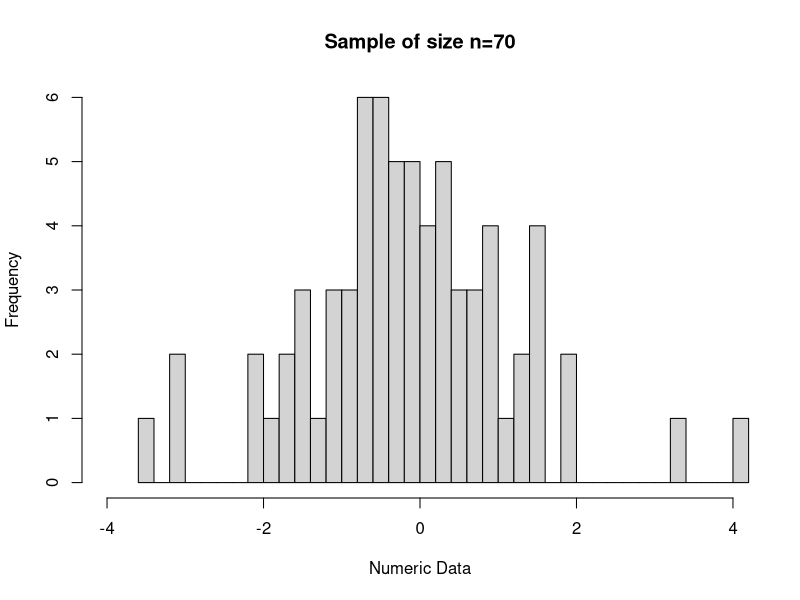
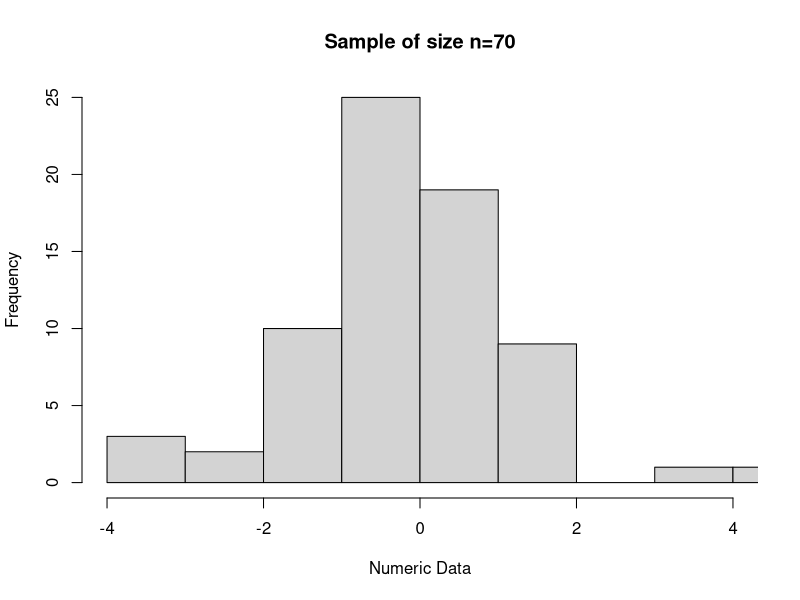
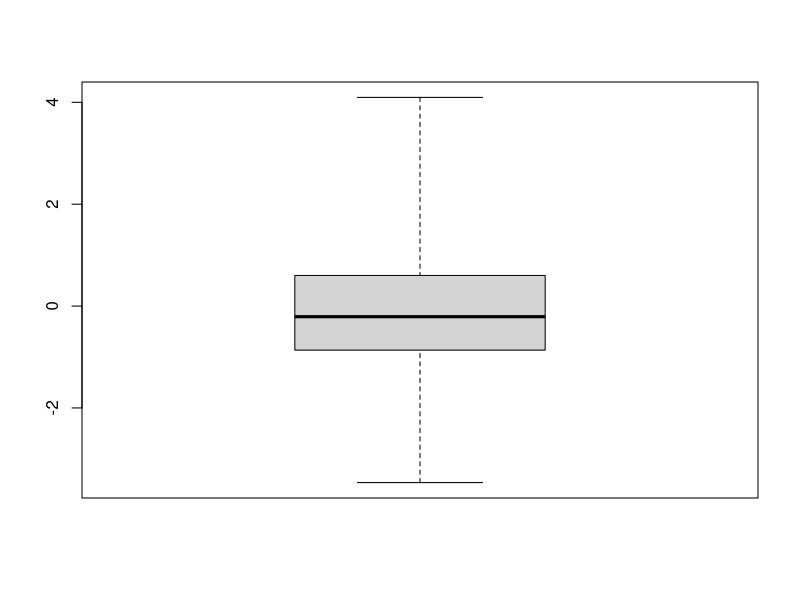
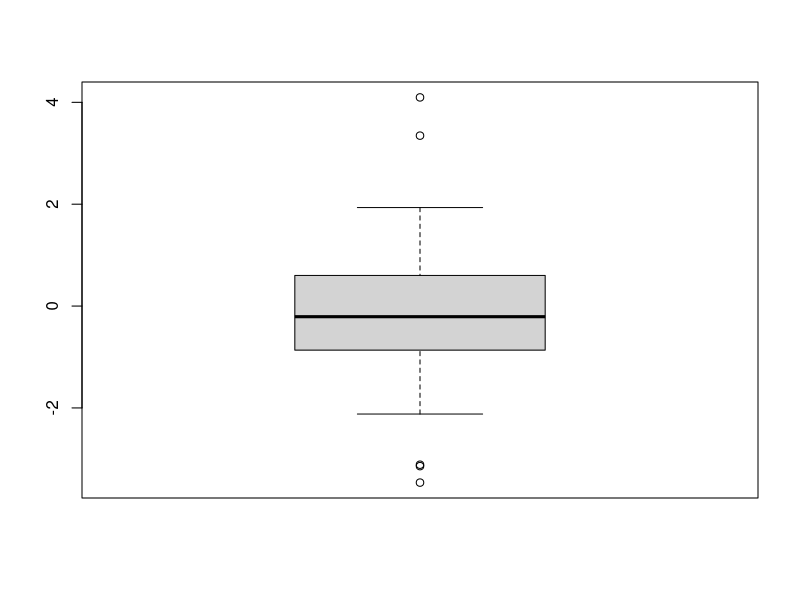
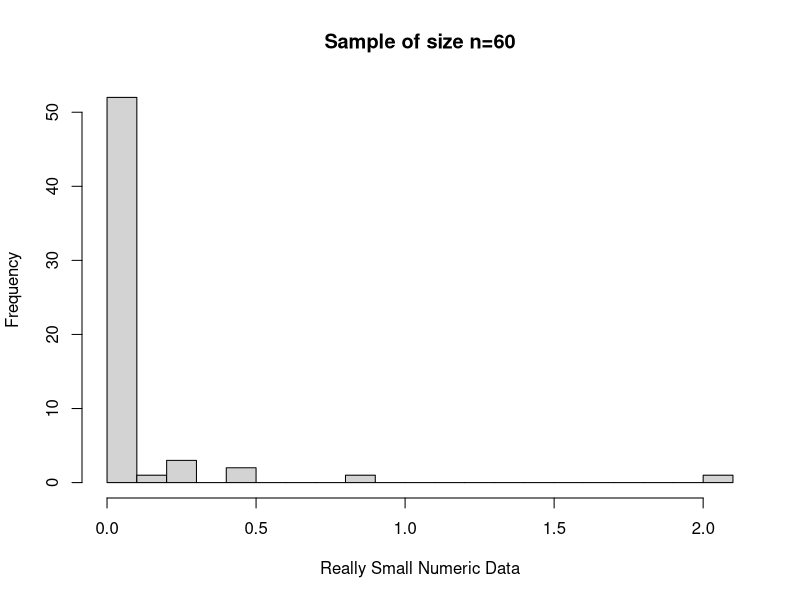
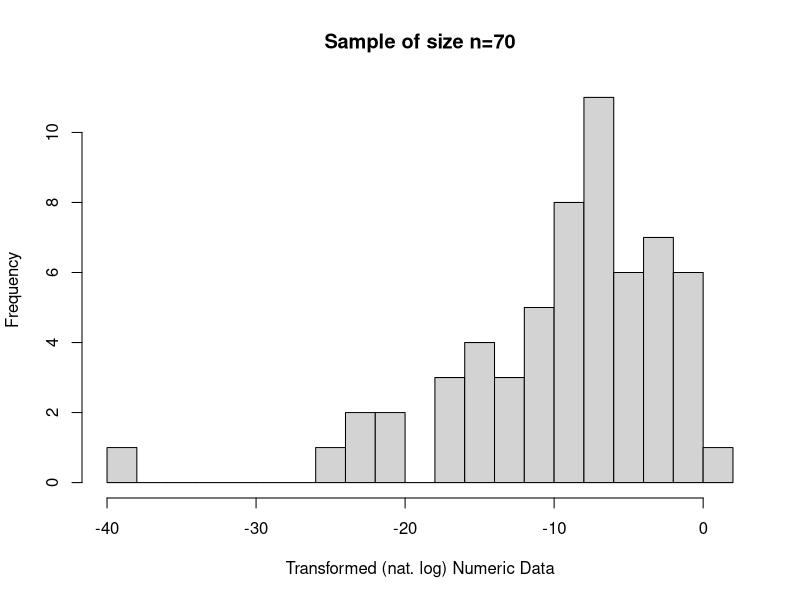
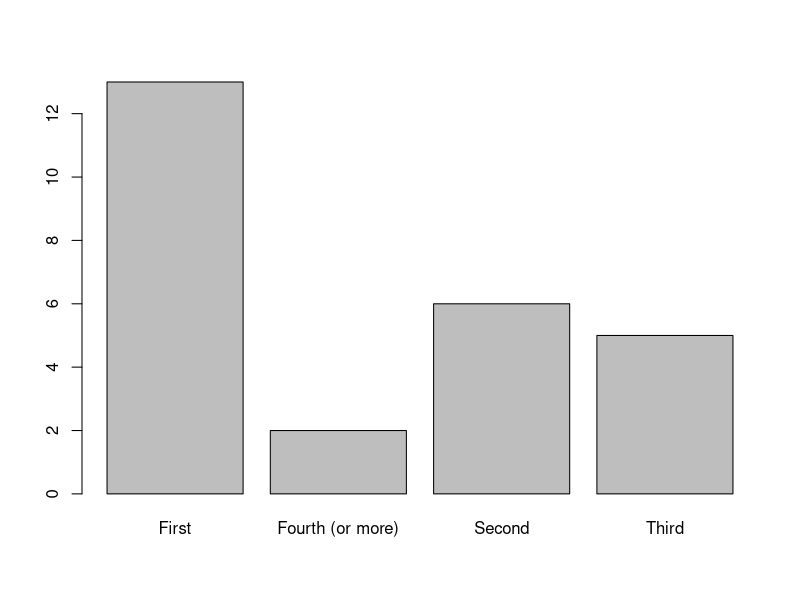
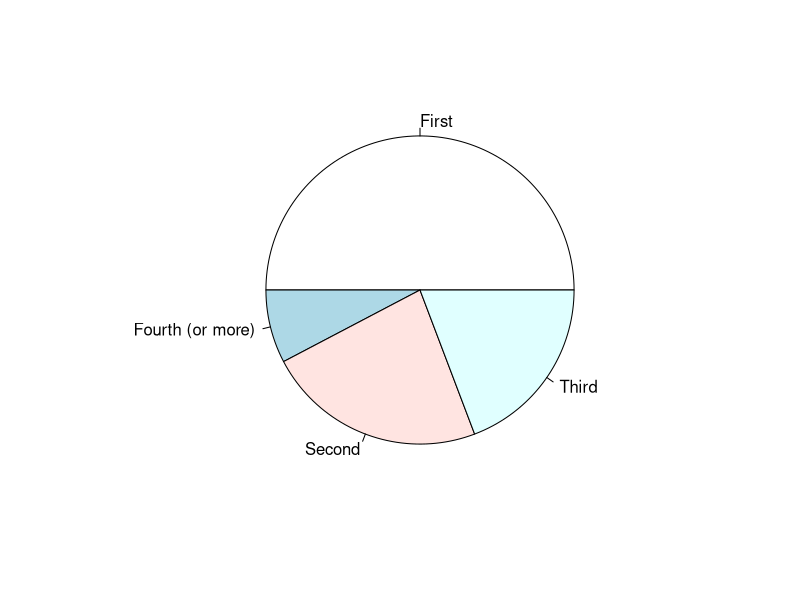

Source code (R) for these figures, in order:
## ---- chunk 1
knitr::opts_chunk$set(echo = FALSE, warning = FALSE, message = FALSE)
## ---- chunk 2
set.seed(101)

library(tidyverse)

samp <- rt(70, 4)
hist(samp, breaks=30, main="Sample of size n=70", xlab="Numeric Data", ylab="Frequency", xlim=c(-4,4))

hist(samp, breaks=10, main="Sample of size n=70", xlab="Numeric Data", ylab="Frequency", xlim=c(-4,4))
## ---- chunk 3
boxplot(samp, range=0)
## ---- chunk 4
stem(samp)
## ---- chunk 5
boxplot(samp, range=1)
# the whiskers extend to the most extreme data point which is no more than range times the interquartile range from the box
## ---- chunk 6
miniscule_samp <- rchisq(60, .2)
log_samp <- log(miniscule_samp)

hist(miniscule_samp, breaks=20, main="Sample of size n=60", xlab="Really Small Numeric Data", ylab="Frequency")
hist(log_samp, breaks=20, main="Sample of size n=70", xlab="Transformed (nat. log) Numeric Data", ylab="Frequency")
## ---- chunk 7
fi1 = 13; fi2 = 31
s1 = 6; s2 = 2
t1 = 5; t2 = 1
fo1 =  2; fo2 = 0
sec1 <- c(rep("First", fi1), rep("Second", s1), rep("Third", t1), rep("Fourth (or more)", fo1))
sec2 <- c(rep("First", fi2), rep("Second", s2), rep("Third", t2), rep("Fourth (or more)", fo2))
cur_sec <- sec1
## ---- chunk 8
table(cur_sec)

prop.table(table(cur_sec))
## ---- chunk 9
barplot(table(cur_sec))
## ---- chunk 10
pie(table(cur_sec))
